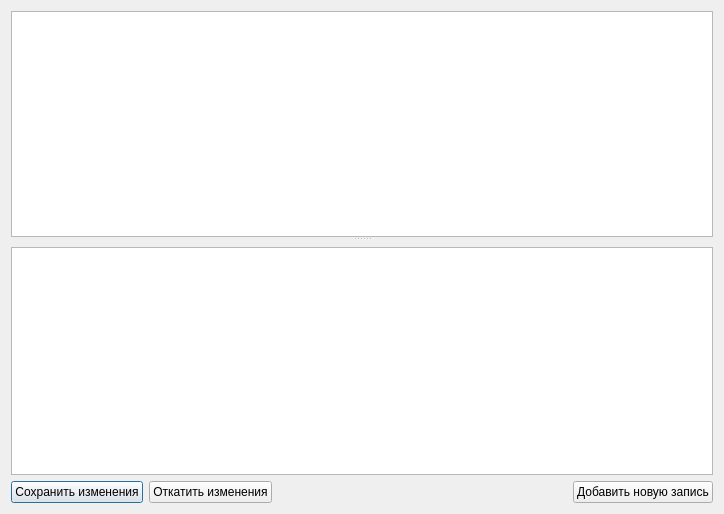
<?xml version="1.0" encoding="UTF-8"?>
<ui version="4.0">
 <class>DialogManagerSqlTable</class>
 <widget class="QDialog" name="DialogManagerSqlTable">
  <property name="geometry">
   <rect>
    <x>0</x>
    <y>0</y>
    <width>724</width>
    <height>514</height>
   </rect>
  </property>
  <property name="windowTitle">
   <string>Dialog</string>
  </property>
  <layout class="QGridLayout" name="gridLayout">
   <item row="0" column="0">
    <widget class="QSplitter" name="splitter">
     <property name="orientation">
      <enum>Qt::Vertical</enum>
     </property>
     <widget class="QTableView" name="tableView">
      <property name="sortingEnabled">
       <bool>true</bool>
      </property>
     </widget>
     <widget class="QWidget" name="layoutWidget">
      <layout class="QVBoxLayout" name="verticalLayout">
       <item>
        <widget class="QWidget" name="widget2222" native="true"/>
       </item>
       <item>
        <widget class="QTableView" name="tableView_2">
         <property name="sortingEnabled">
          <bool>true</bool>
         </property>
        </widget>
       </item>
      </layout>
     </widget>
    </widget>
   </item>
   <item row="1" column="0">
    <layout class="QHBoxLayout" name="horizontalLayout">
     <item>
      <widget class="QPushButton" name="pushButtonSave">
       <property name="text">
        <string>Сохранить изменения</string>
       </property>
      </widget>
     </item>
     <item>
      <widget class="QPushButton" name="pushButtonCancel">
       <property name="text">
        <string>Откатить изменения</string>
       </property>
      </widget>
     </item>
     <item>
      <spacer name="horizontalSpacer">
       <property name="orientation">
        <enum>Qt::Horizontal</enum>
       </property>
       <property name="sizeHint" stdset="0">
        <size>
         <width>40</width>
         <height>20</height>
        </size>
       </property>
      </spacer>
     </item>
     <item>
      <widget class="QPushButton" name="pushButtonInsert">
       <property name="text">
        <string>Добавить новую запись</string>
       </property>
      </widget>
     </item>
    </layout>
   </item>
  </layout>
 </widget>
 <resources/>
 <connections/>
</ui>
